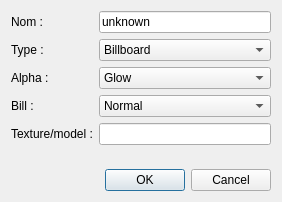
<?xml version="1.0" encoding="UTF-8"?>
<ui version="4.0">
 <class>Dialog</class>
 <widget class="QDialog" name="Dialog">
  <property name="geometry">
   <rect>
    <x>0</x>
    <y>0</y>
    <width>282</width>
    <height>202</height>
   </rect>
  </property>
  <property name="minimumSize">
   <size>
    <width>282</width>
    <height>202</height>
   </size>
  </property>
  <property name="maximumSize">
   <size>
    <width>16777215</width>
    <height>16777215</height>
   </size>
  </property>
  <property name="windowTitle">
   <string>Nouvelle partie</string>
  </property>
  <property name="windowIcon">
   <iconset resource="MainFrame.qrc">
    <normaloff>:/MainFrame/SfxEditor.png</normaloff>:/MainFrame/SfxEditor.png</iconset>
  </property>
  <layout class="QVBoxLayout" name="verticalLayout">
   <item>
    <layout class="QFormLayout" name="formLayout">
     <property name="topMargin">
      <number>0</number>
     </property>
     <property name="bottomMargin">
      <number>0</number>
     </property>
     <item row="0" column="0">
      <widget class="QLabel" name="label_2">
       <property name="text">
        <string>Nom :</string>
       </property>
      </widget>
     </item>
     <item row="0" column="1">
      <widget class="QLineEdit" name="lineEdit">
       <property name="text">
        <string>unknown</string>
       </property>
      </widget>
     </item>
     <item row="1" column="0">
      <widget class="QLabel" name="label">
       <property name="text">
        <string>Type :</string>
       </property>
      </widget>
     </item>
     <item row="1" column="1">
      <widget class="QComboBox" name="comboBox">
       <property name="currentText">
        <string>Billboard</string>
       </property>
       <item>
        <property name="text">
         <string>Billboard</string>
        </property>
       </item>
       <item>
        <property name="text">
         <string>Particle</string>
        </property>
       </item>
       <item>
        <property name="text">
         <string>CustomMesh</string>
        </property>
       </item>
       <item>
        <property name="text">
         <string>Mesh</string>
        </property>
       </item>
      </widget>
     </item>
     <item row="2" column="0">
      <widget class="QLabel" name="label_3">
       <property name="text">
        <string>Alpha :</string>
       </property>
      </widget>
     </item>
     <item row="2" column="1">
      <widget class="QComboBox" name="comboBox_2">
       <item>
        <property name="text">
         <string>Glow</string>
        </property>
       </item>
       <item>
        <property name="text">
         <string>Blend</string>
        </property>
       </item>
      </widget>
     </item>
     <item row="3" column="1">
      <widget class="QComboBox" name="comboBox_3">
       <item>
        <property name="text">
         <string>Normal</string>
        </property>
       </item>
       <item>
        <property name="text">
         <string>Bill</string>
        </property>
       </item>
       <item>
        <property name="text">
         <string>Bottom</string>
        </property>
       </item>
       <item>
        <property name="text">
         <string>Pole</string>
        </property>
       </item>
      </widget>
     </item>
     <item row="3" column="0">
      <widget class="QLabel" name="label_4">
       <property name="text">
        <string>Bill :</string>
       </property>
      </widget>
     </item>
     <item row="4" column="1">
      <widget class="QLineEdit" name="lineEdit_2"/>
     </item>
     <item row="4" column="0">
      <widget class="QLabel" name="label_5">
       <property name="text">
        <string>Texture/model :</string>
       </property>
      </widget>
     </item>
    </layout>
   </item>
   <item>
    <widget class="QDialogButtonBox" name="buttonBox">
     <property name="orientation">
      <enum>Qt::Horizontal</enum>
     </property>
     <property name="standardButtons">
      <set>QDialogButtonBox::Cancel|QDialogButtonBox::Ok</set>
     </property>
    </widget>
   </item>
  </layout>
 </widget>
 <resources>
  <include location="MainFrame.qrc"/>
 </resources>
 <connections>
  <connection>
   <sender>buttonBox</sender>
   <signal>accepted()</signal>
   <receiver>Dialog</receiver>
   <slot>accept()</slot>
   <hints>
    <hint type="sourcelabel">
     <x>248</x>
     <y>254</y>
    </hint>
    <hint type="destinationlabel">
     <x>157</x>
     <y>274</y>
    </hint>
   </hints>
  </connection>
  <connection>
   <sender>buttonBox</sender>
   <signal>rejected()</signal>
   <receiver>Dialog</receiver>
   <slot>reject()</slot>
   <hints>
    <hint type="sourcelabel">
     <x>316</x>
     <y>260</y>
    </hint>
    <hint type="destinationlabel">
     <x>286</x>
     <y>274</y>
    </hint>
   </hints>
  </connection>
 </connections>
</ui>
